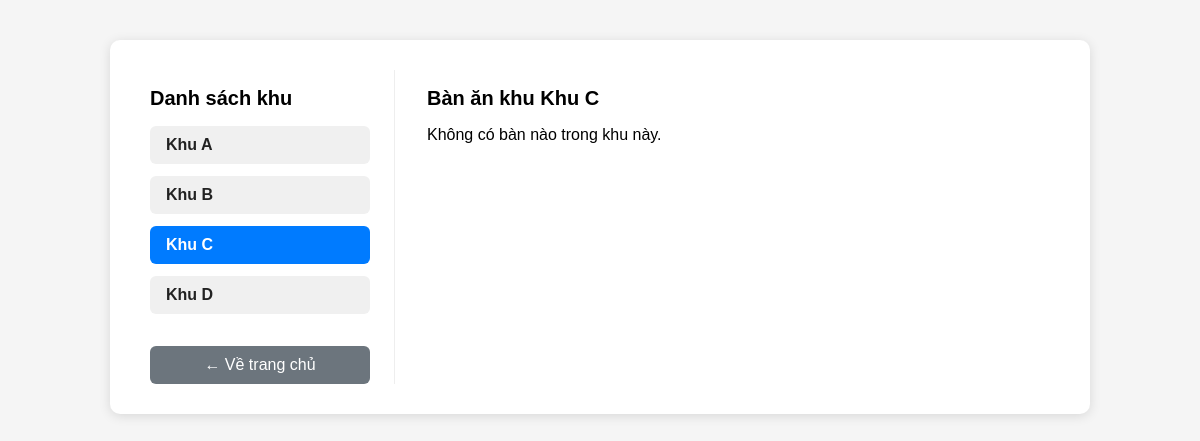
The app's page /administator/mo-ban/?khu=3, older data.
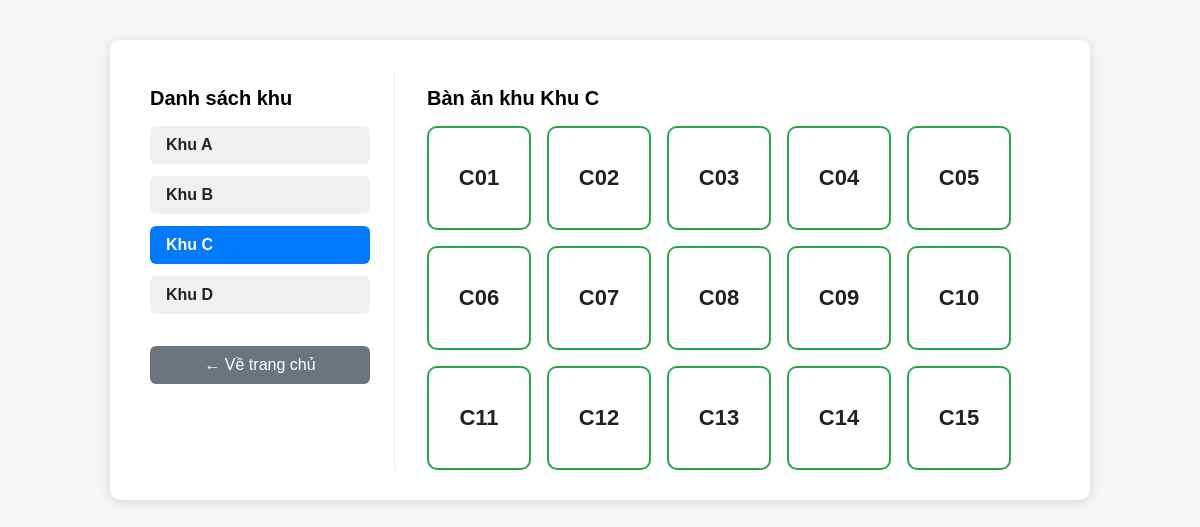
The same page, newer data.
### account/models.py (models this page shows, shortened)
class KhuBanAn(models.Model):
    TenKhu = models.CharField(max_length=100)

class BanAn(models.Model):
    SoBan = models.CharField(max_length=20)  # Số bàn hoặc mã bàn
    TrangThai = models.BooleanField(default=True)  # True: Trống, False: Đã có người
    Khu = models.ForeignKey(KhuBanAn, on_delete=models.CASCADE)

### account/views.py (the view, shortened to what this page needs)
# urls.py: path('mo-ban/', views.mo_ban_view, name='mo_ban'),
def mo_ban_view(request):
    khu_id = request.GET.get('khu')
    all_khu = KhuBanAn.objects.all().order_by('TenKhu')
    selected_khu = None
    banan_list = []
    qr_code_base64 = None
    goi_mon_url = None
    opened_ban = None
    success_message = None
    if khu_id:
        selected_khu = KhuBanAn.objects.filter(id=khu_id).first()
        if selected_khu:
            banan_list = BanAn.objects.filter(Khu=selected_khu).order_by('SoBan')
    context = {
        'all_khu': all_khu,
        'selected_khu': selected_khu,
        'banan_list': banan_list,
    }
    return render(request, 'mo_ban.html', context)

### account/templates/mo_ban.html (shortened to what this page needs)
<!DOCTYPE html>
<html lang="vi">
<head>
</head>
<body>
    <div class="container">
        <div class="khu-list">
            <h2>Danh sách khu</h2>
            {% for khu in all_khu %}
                <div class="khu-item">
                    <a href="?khu={{ khu.id }}" class="khu-link{% if selected_khu and khu.id == selected_khu.id %} selected{% endif %}">{{ khu.TenKhu }}</a>
                </div>
            {% endfor %}
            <div style="margin-top: 32px;">
                <a href="{% url 'home' %}" style="display:block;padding:10px 0;background:#6c757d;color:#fff;text-align:center;border-radius:6px;text-decoration:none;">&larr; Về trang chủ</a>
            </div>
        </div>
        <div class="banan-list">
            {% if selected_khu %}
                <h2>Bàn ăn khu {{ selected_khu.TenKhu }}</h2>
                <div class="banan-grid">
                    {% for ban in banan_list %}
                        <div class="ban-item {% if ban.TrangThai %}trong{% else %}da-co-nguoi{% endif %}"
                             onclick="if({{ ban.TrangThai|yesno:'true,false' }})selectBan({{ ban.id }}); else showHoaDon({{ ban.id }}, '{{ ban.SoBan }}');">
                            {{ ban.SoBan }}
                        </div>
                    {% empty %}
                        <div>Không có bàn nào trong khu này.</div>
                    {% endfor %}
                </div>
            {% else %}
                <h2>Chọn khu để xem bàn ăn</h2>
            {% endif %}
        </div>
    </div>
</body>
</html>

Row changes from the older to the newer data that the page shows:
added BanAn: SoBan "C01"
added BanAn: SoBan "C02"
added BanAn: SoBan "C03"
added BanAn: SoBan "C04"
added BanAn: SoBan "C05"
added BanAn: SoBan "C06"
added BanAn: SoBan "C07"
added BanAn: SoBan "C08"
added BanAn: SoBan "C09"
added BanAn: SoBan "C10"
added BanAn: SoBan "C11"
added BanAn: SoBan "C12"
added BanAn: SoBan "C13"
added BanAn: SoBan "C14"
added BanAn: SoBan "C15"
Text that changed along with them:
text no longer shown: "Không có bàn nào trong khu này."
